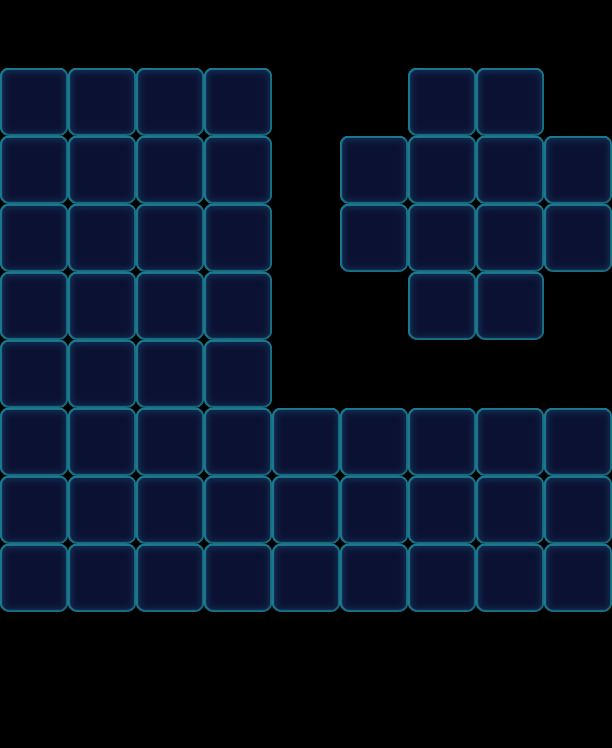

A level layout from a 2D game, rendered from its tile map. Below: a short description, then the map file with tile-grid data replaced by summaries:
An orthogonal 9x11 tile map with 68x68 px tiles, 1 tile layer (Valid), 3 tilesets and 17 objects (13x Factory_Normal, 4x Boss).

<map version="1.0" orientation="orthogonal" width="9" height="11" tilewidth="68" tileheight="68">
 <tileset firstgid="1" name="game_grid2" tilewidth="68" tileheight="68">
  <image source="game_grid2.png" width="68" height="68" />
  <tile id="0">
   <properties>
    <property name="GridType" value="PipelineGrid" />
   </properties>
  </tile>
 </tileset>
 <tileset firstgid="2" name="game_grid1" tilewidth="68" tileheight="68">
  <image source="game_grid1.png" width="68" height="68" />
 </tileset>
 <tileset firstgid="3" name="map" tilewidth="68" tileheight="68">
  <image source="map.png" width="1024" height="1024" />
 </tileset>
 <layer name="Valid" width="9" height="11">
  <data>[99 cells, 59 non-empty, 1 distinct tile ids]</data>
 </layer>
 <objectgroup name="BottomObj" width="9" height="11" />
 <objectgroup name="MiddleObj" width="9" height="11" />
 <objectgroup color="#000000" name="TopObj" width="9" height="11">
  <object name="10" type="Factory_Normal" x="408" y="0" width="68" height="68">
   <properties>
    <property name="FactoryColorsConfig" value="Orange,Purple" />
   </properties>
  </object>
  <object name="10" type="Boss" x="476" y="204" width="68" height="68">
   <properties>
    <property name="BossName" value="ColorLeft" />
    <property name="BossType" value="ColorBoss" />
    <property name="BossTypeConfig" value="Blue,Orange,Purple,Green" />
   </properties>
  </object>
  <object name="10" type="Boss" x="476" y="136" width="68" height="68">
   <properties>
    <property name="BossName" value="ColorLeft" />
    <property name="BossType" value="ColorBoss" />
    <property name="BossTypeConfig" value="Blue,Orange,Purple,Green" />
   </properties>
  </object>
  <object name="10" type="Boss" x="408" y="204" width="68" height="68">
   <properties>
    <property name="BossName" value="ColorLeft" />
    <property name="BossType" value="ColorBoss" />
    <property name="BossTypeConfig" value="Blue,Orange,Purple,Green" />
   </properties>
  </object>
  <object name="10" type="Boss" x="408" y="136" width="68" height="68">
   <properties>
    <property name="BossName" value="ColorLeft" />
    <property name="BossType" value="ColorBoss" />
    <property name="BossTypeConfig" value="Blue,Orange,Purple,Green" />
   </properties>
  </object>
  <object name="10" type="Factory_Normal" x="340" y="68" width="68" height="68">
   <properties>
    <property name="FactoryColorsConfig" value="Orange,Purple" />
   </properties>
  </object>
  <object name="10" type="Factory_Normal" x="476" y="0" width="68" height="68">
   <properties>
    <property name="FactoryColorsConfig" value="Orange,Purple" />
   </properties>
  </object>
  <object name="10" type="Factory_Normal" x="544" y="68" width="68" height="68">
   <properties>
    <property name="FactoryColorsConfig" value="Orange,Purple" />
   </properties>
  </object>
  <object name="10" type="Factory_Normal" x="0" y="0" width="68" height="68">
   <properties>
    <property name="FactoryColorsConfig" value="Blue,Green,Pink,Yellow" />
   </properties>
  </object>
  <object name="10" type="Factory_Normal" x="68" y="0" width="68" height="68">
   <properties>
    <property name="FactoryColorsConfig" value="Blue,Green,Pink,Yellow" />
   </properties>
  </object>
  <object name="10" type="Factory_Normal" x="136" y="0" width="68" height="68">
   <properties>
    <property name="FactoryColorsConfig" value="Blue,Green,Pink,Yellow" />
   </properties>
  </object>
  <object name="10" type="Factory_Normal" x="204" y="0" width="68" height="68">
   <properties>
    <property name="FactoryColorsConfig" value="Blue,Green,Pink,Yellow" />
   </properties>
  </object>
  <object name="10" type="Factory_Normal" x="272" y="340" width="68" height="68">
   <properties>
    <property name="FactoryColorsConfig" value="Blue,Green,Pink,Yellow" />
   </properties>
  </object>
  <object name="10" type="Factory_Normal" x="340" y="340" width="68" height="68">
   <properties>
    <property name="FactoryColorsConfig" value="Blue,Green,Pink,Yellow" />
   </properties>
  </object>
  <object name="10" type="Factory_Normal" x="408" y="340" width="68" height="68">
   <properties>
    <property name="FactoryColorsConfig" value="Blue,Green,Pink,Yellow" />
   </properties>
  </object>
  <object name="10" type="Factory_Normal" x="476" y="340" width="68" height="68">
   <properties>
    <property name="FactoryColorsConfig" value="Blue,Green,Pink,Yellow" />
   </properties>
  </object>
  <object name="10" type="Factory_Normal" x="544" y="340" width="68" height="68">
   <properties>
    <property name="FactoryColorsConfig" value="Blue,Green,Pink,Yellow" />
   </properties>
  </object>
 </objectgroup>
</map>
